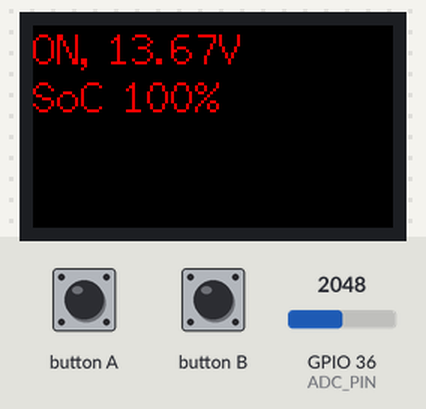
The sketch below on a simulated ESP32. Shown: 240×135 colour display. The inputs (shaded band) are chosen by the test bench; at power-on: GPIO 36 (ADC_PIN) = 2048. WiFi joins after 1.5 s; servers stay silent unless stated; the local clock reads 2024-03-15 10:24:30 at power-on unless the sketch sets it; EEPROM starts erased; what the sketch prints to the serial monitor is not drawn.

Above: at 1.8 s.
1.9 s: GPIO 36 (ADC_PIN) set to 1036
At 4.0 s:
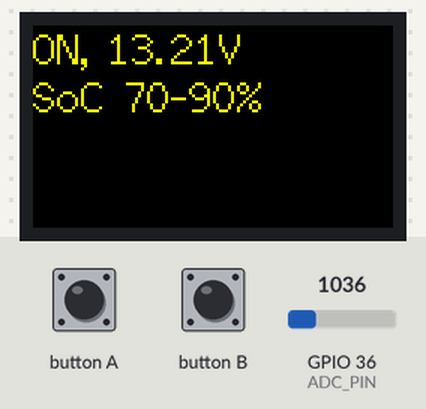
6.1 s: GPIO 36 (ADC_PIN) set to 900
At 7.0 s:
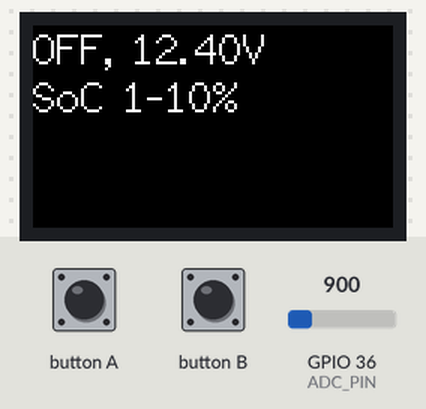
10.3 s: button A pressed for 0.15 s
At 12.0 s:
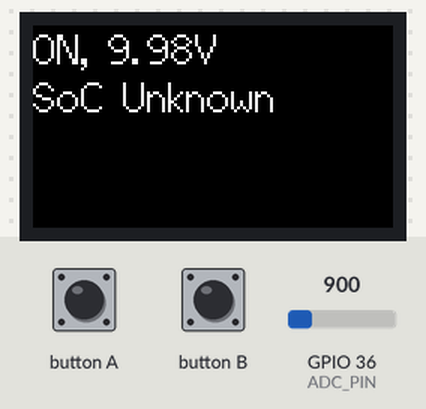
14.6 s: button B pressed for 0.15 s
At 15.9 s:
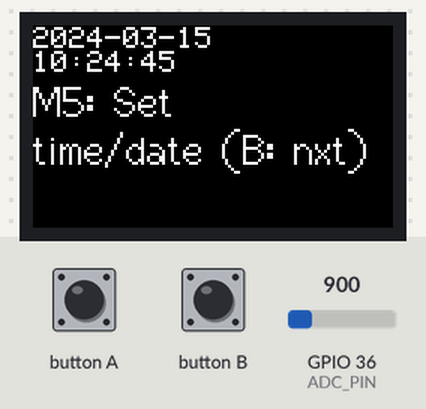
18.9 s: button A pressed for 1 s
At 21.8 s:
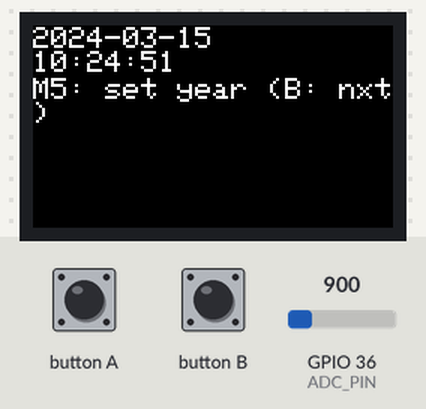
24.1 s: button B pressed for 1 s
At 26.0 s:
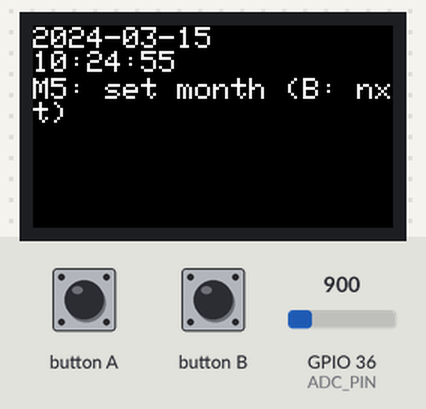
Timing chart, 0 to 27.5 s (numbered marks = the images above; inputs shaded):
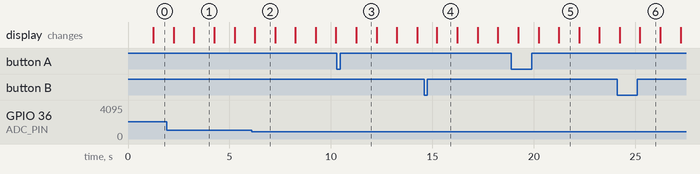

Measured:
- the behaviour switches between 966 and 965 on GPIO 36 (ADC_PIN) (found by bisection; images 1 and 2)
- after the input at 10.3 s, the display: changes after 0.95 s (image 3)
- after the input at 14.6 s, the display: changes after 0.63 s (image 4)
- after the input at 18.9 s, the display: first differs from a run without the input after 2.3 s (image 5)
- after the input at 24.1 s, the display: first differs from a run without the input after 1.1 s (image 6)
- what the display in image 1 shows lasts 1.0 s, from 3.3 s to 4.3 s

The sketch:

StarlinkTelemetry.ino
```cpp
#include "M5StickCPlus2.h"
#include "secrets.h"
#include "WiFi.h"
#include "AsyncUDP.h"
#include <EEPROM.h>

// GPIOs
#define ADC_PIN 36
#define STARLINK_POWER_PIN 26

#define ADC_10V 957
#define ADC_15V 1519
#define ADC_15_10V (ADC_15V - ADC_10V)
#define DELTA_V_REF 5.0

// EEPROM variable offsets
#define MIDNIGHT_OFF_ADDR 0
#define EEPROM_SIZE 10  // define the size of EEPROM(Byte).

// battery voltage variables
const int avgArraySize = 10;
const double lowVLimit = 12.5;
const double shutdownVLimit = 5.0;
double batteryVolts;
int avgArrayIndex = 0;
double batteryVoltsArray[avgArraySize];  // array of last n voltage measurements used for trailing average

// power control variables
bool powerEnableStatus;  // currrent power-enable state

// button variables
bool buttonA = false;
bool buttonB = false;

// Display variables
int displayMode = 0;  // 0: volts, 1: time
int timeMode = 0; // 0: display, 1: set year, 2 set month...
char statusMsg[50];

// Time-related variables
int64_t secondsSinceStart = 0;
int64_t nextSecondTime;
int lastHour = 0;
// RTC time variables
m5::rtc_time_t RTC_TimeStruct;
m5::rtc_date_t RTC_DateStruct;

// Network variables
bool wifiConnecting = false;
bool wifiConnected = false;
bool udpListening = false;
bool wifiSetupComplete = false;
const int udpPort = 6970;

IPAddress local_IP(192, 168, 8, 10);  // Static IP address
IPAddress linkyRouter(192, 168, 8, 1);
IPAddress subnet(255, 255, 255, 0);
IPAddress primaryDNS(8, 8, 8, 8);   // optional
IPAddress secondaryDNS(8, 8, 4, 4); // optional

AsyncUDP udp;

// EEPROM variables
uint8_t midnightOff;

bool connectWifi()
{
  if (!wifiConnecting)
  {
    Serial.println("working on setting up networking");
    // runs once
    WiFi.mode(WIFI_STA);
    // Configure static IP address
    if (!WiFi.config(local_IP, linkyRouter, subnet, primaryDNS, secondaryDNS)) {
      Serial.println("STA Failed to configure");
      delay(1000);
      return(false);
    }
    WiFi.begin(WIFI_SSID, WIFI_PASSWORD);
    wifiConnecting = true;
    return false;
  }

  if (!wifiConnected)
  {
    // polled until wifi connects
    if (WiFi.status() != WL_CONNECTED)
    {
      return false;
    }
    wifiConnected = true;
    M5.Lcd.setTextColor(TFT_YELLOW,TFT_BLACK);
    Serial.print("connected to wifi with IP: ");
    Serial.println(WiFi.localIP());
    return false;
  }

  if (!udpListening)
  {
    // set up lambda to call on receipt of a udp packet
    Serial.println("Setting up UDP server");
    if (udp.listen(udpPort))
    {
      Serial.print("UDP listening on port ");
      Serial.println(udpPort);
      udp.onPacket([](AsyncUDPPacket packet)
      {
        // this is a bloody lambda!
        Serial.print("Received packet from ");
        Serial.print(packet.remoteIP());
        Serial.print(", Length: ");
        Serial.print(packet.length());
        Serial.print(", Data: ");
        Serial.write(packet.data(), packet.length());
        Serial.println();
        if (!strncmp("status", (char*)packet.data(), 6))
        {
          Serial.println("Got status request");
          udp.writeTo((uint8_t*)statusMsg, strnlen(statusMsg, sizeof(statusMsg)), packet.remoteIP(), udpPort);
        }
        else if (!strncmp("toggle", (char*)packet.data(), 6))
        {
          Serial.println("Got toggle request");
          setPowerEnable(!powerEnableStatus);
        }
      });
      udpListening = true;
      M5.Lcd.setTextColor(TFT_WHITE,TFT_BLACK);
    }
  }
  return true;
}

double adc2Volts(int adcReading)
{
  double volts = 10.0 + (DELTA_V_REF / ADC_15_10V) * (adcReading - ADC_10V);
  // Serial.println(volts);
  return volts;
}

double readVolts()
{
  double v = 0.0;
  // read voltage & compute display value
  int adcValue = analogRead(ADC_PIN);
  double currentBatteryVolts = adc2Volts(adcValue);
  batteryVoltsArray[avgArrayIndex++] = currentBatteryVolts;
  avgArrayIndex %= avgArraySize;
  // compute trailing average of battery voltage measurements
  for (int i=0; i<avgArraySize; i++)
    v += batteryVoltsArray[i];
  v /= avgArraySize;
  // Serial.printf("current voltage: %0.2f averge: %0.2f\n", currentBatteryVolts, v);
  return v;
}

void displayVolts(double v)
{
  String soc;

  if (buttonA)
  {
    setPowerEnable(!powerEnableStatus);
    buttonA = false;
    Serial.printf("ButtonA setting powerEnable to %d\n", powerEnableStatus);
  }

  M5.Lcd.fillScreen(BLACK);
  M5.Lcd.setCursor(0, 0, 2);

  if (v >= 13.5) soc = "100%";
  else if (v >=13.4) soc = "99%";
  else if (v >=13.3) soc = "90-99%";
  else if (v >=13.2) soc = "70-90%";
  else if (v >=13.1) soc = "40-70%";
  else if (v >=13.0) soc = "30-40%";
  else if (v >=12.9) soc = "20-30%";
  else if (v >=12.8) soc = "10-20%";
  else if (v >=10.8) soc = "1-10%";
  else soc = "Unknown";

  sprintf(statusMsg, "%s, %0.2fV\nSoC %s\0", powerEnableStatus?"ON":"OFF", v, soc.c_str());
  M5.Lcd.print(statusMsg);
}

void resetDisplayMode()
{
  timeMode = 0;
  displayMode = 0;
}

void displayDateTime()
{
  // Display prompt for date/time field to set
  M5.Lcd.setCursor(0, 35);
  switch (timeMode)
  {
    case 0:
      M5.Lcd.println("M5: Set\ntime/date (B: nxt)");
      if (buttonA)
        timeMode++;
      break;
    case 1:
      M5.Lcd.println("M5: set year (B: nxt)");
      if (buttonA)
      {
        RTC_DateStruct.year++;
        if (RTC_DateStruct.year > 2028)
        {
          RTC_DateStruct.year = 2023;
        }
        M5.Rtc.setDate(&RTC_DateStruct);
      }
      break;
    case 2:
      M5.Lcd.println("M5: set month (B: nxt)");
      if (buttonA)
      {
        RTC_DateStruct.month++;
        if (RTC_DateStruct.month > 12)
        {
          RTC_DateStruct.month = 1;
        }
        M5.Rtc.setDate(&RTC_DateStruct);
      }
      break;
    case 3:
      M5.Lcd.println("M5: set day-of-month (B: nxt)");
      if (buttonA)
      {
        RTC_DateStruct.date++;
        if (RTC_DateStruct.date > 31)
        {
          RTC_DateStruct.date = 1;
        }
        M5.Rtc.setDate(&RTC_DateStruct);
      }
      break;
    case 4:
      M5.Lcd.println("M5: set hour (B: nxt)");
      if (buttonA)
      {
        RTC_TimeStruct.hours++;
        if (RTC_TimeStruct.hours > 23)
        {
          RTC_TimeStruct.hours = 0;
        }
        M5.Rtc.setTime(&RTC_TimeStruct);
      }
      break;
    case 5:
      M5.Lcd.println("M5: set minute (B: nxt)");
      if (buttonA)
      {
        RTC_TimeStruct.minutes++;
        if (RTC_TimeStruct.minutes > 59)
        {
          RTC_TimeStruct.minutes = 0;
        }
        M5.Rtc.setTime(&RTC_TimeStruct);
      }
      break;
    case 6:
      M5.Lcd.println("M5: clear seconds (B: nxt)");
      if (buttonA)
      {
        RTC_TimeStruct.seconds = 0;
        M5.Rtc.setTime(&RTC_TimeStruct);
      }
      break;
    default:
      resetDisplayMode();
  }
  buttonA = false;
  M5.Lcd.setCursor(0, 1, 1);
  M5.Lcd.printf("%04d-%02d-%02d\n", RTC_DateStruct.year,
  RTC_DateStruct.month, RTC_DateStruct.date);
  M5.Lcd.printf("%02d:%02d:%02d\n", RTC_TimeStruct.hours,
    RTC_TimeStruct.minutes, RTC_TimeStruct.seconds);
}

void displayMidnightOff()
{
  M5.Lcd.fillScreen(BLACK);
  M5.Lcd.setCursor(0, 1, 1);
  M5.Lcd.printf("Midnight:\n%s\n", midnightOff?"OFF\nM5: toogle\n(B: nxt)":"Stays ON\nM5: toggle\n(B: nxt)");
  if (buttonA)
  {
    if (midnightOff)
    {
      midnightOff = 0;
    }
    else
    {
      midnightOff = 1;
    }
    EEPROM.write(MIDNIGHT_OFF_ADDR, (uint8_t)midnightOff);
    EEPROM.commit();
    buttonA = 0;
  }
}

void updateDisplay()
{
  M5.Lcd.fillScreen(BLACK);

  if (displayMode == 0)
  {
    displayVolts(batteryVolts);
    // Serial.printf("Volts: %0.2f, powerEnable: %d\n", batteryVolts, powerEnableStatus);
  }
  else if (displayMode == 1)
    displayDateTime();
  else if (displayMode == 2)
    displayMidnightOff();
  else
    displayMode = 0;  // should never get here
}

void setPowerEnable(bool enable)
{
  if (enable != powerEnableStatus)
  {
    if (true == enable)
    {
      digitalWrite(STARLINK_POWER_PIN, HIGH);
      powerEnableStatus = true;
    }
    else
    {
      digitalWrite(STARLINK_POWER_PIN, LOW);
      powerEnableStatus = false;

    }
    Serial.printf("setPowerEnable(): enable: %d, powerEnableStatus %d\n", enable, powerEnableStatus);
  }
}

void midnight()
{
  Serial.println("Midnight");
  if (midnightOff)
    setPowerEnable(false);
}

void hoursUpdate()
{
  int currentHour = RTC_TimeStruct.hours;
  if (currentHour != lastHour)
  {
    Serial.printf("New hour: %d\n", currentHour);

    if (0 == currentHour)
      midnight();

    lastHour = currentHour;
  }
}

void secondsUpdate()
{
  bool rv;
  // Check if we're connected to Wifi yet
  if (!wifiSetupComplete)
  {
    wifiSetupComplete = connectWifi();
  }

  // Get the time-of-day from the real-time clock for use by various called functions.
  M5.Rtc.getTime(&RTC_TimeStruct);
  M5.Rtc.getDate(&RTC_DateStruct);

  batteryVolts = readVolts();
  if (batteryVolts < shutdownVLimit)
  {
    // power off when master switch turned off
    const int cancelDelaySec = 5;
    M5.Lcd.fillScreen(BLACK);
    M5.Lcd.setCursor(0, 0, 2);
    M5.Lcd.println("Shutting\nDown");
    delay(2000);

    StickCP2.Power.powerOff();
    // never reached
  }
  else if (batteryVolts < lowVLimit)
  {
    setPowerEnable(false);
  }

  // update the LCD display once/sec, blank it & hand off to display functions
  updateDisplay();

  // check if we are in a new hour and do hour-aligned work
  hoursUpdate();
}

void setup() {
  // initialize M5StickC
  StickCP2.begin();
  StickCP2.Display.setRotation(1);
  StickCP2.Display.fillScreen(BLACK);
  StickCP2.Display.setCursor(0, 0, 2);
  StickCP2.Display.setTextColor(TFT_RED,TFT_BLACK);
  StickCP2.Display.setTextSize(2);
  M5.update();
  Serial.begin(115200);

  // for Starlink telemetry, G36 is battery voltage input, G26 is Starlink power enable output
  gpio_pulldown_dis(GPIO_NUM_25);
  gpio_pullup_dis(GPIO_NUM_25);
  gpio_pulldown_dis(GPIO_NUM_36);
  gpio_pullup_dis(GPIO_NUM_36);

  pinMode(STARLINK_POWER_PIN, OUTPUT);
  digitalWrite(STARLINK_POWER_PIN, HIGH);
  powerEnableStatus = true;

  // initialize array for battery voltage trailing average
  for (int i=0; i<avgArraySize; i++)
    batteryVoltsArray[i] = 13.0;  // initialize with good value that doesn't trigger shutdown

  // Initialize EEPROM
  while (!EEPROM.begin(EEPROM_SIZE)) {  // Request storage of SIZE size(success return)
    Serial.println("\nFailed to initialise EEPROM!");
    StickCP2.Display.println("EEPROM Fail");
    delay(1000000);
  }

  // Initialize variables from EEPROM
  midnightOff = EEPROM.read(MIDNIGHT_OFF_ADDR);
  Serial.printf("midnightOff: %d\n", midnightOff);

  // initialize time
  int64_t now = esp_timer_get_time();
  nextSecondTime = now + 1000000;  // time to increment the seconds counter
  // Get the time-of-day from the real-time clock.
  M5.Rtc.getTime(&RTC_TimeStruct);
  M5.Rtc.getDate(&RTC_DateStruct);
  lastHour = RTC_TimeStruct.hours;
}

void loop() {
  // Read buttons
  M5.update();
  if (M5.BtnA.wasReleased())
  {
    buttonA = true;
  }
  if (M5.BtnB.wasReleased())
  {
    buttonB = true;
  }

  // Small button cycles through display mode & time set fields
  if (buttonB)
  {
    if (displayMode == 0)
      displayMode = 1;
    else if (displayMode == 1 && timeMode == 0)
      displayMode = 2;
    else if (displayMode == 1 && timeMode != 0)
      timeMode++;
    else if (displayMode == 2)
      displayMode = 0;
    else
      displayMode = 0;

    // clear buttonB after display functions have used it
    buttonB = false;
  }

  // Check if it's time to increment the seconds-counter
  // and process everything that should be done each second
  int64_t now_us = esp_timer_get_time();
  if (now_us > nextSecondTime)
  {
    secondsSinceStart++;
    nextSecondTime += 1000000;
    // Serial.printf("%lld toggleTime: %d state %d\n", secondsSinceStart, nextFlowToggleTime, generateFlowPulses);
    secondsUpdate();
  }
}
```

secrets.template.h
```cpp
#define SECRET

// set your SSID and Wifi password by changing the variables below
const char WIFI_SSID[] = "YourSSID";
const char WIFI_PASSWORD[] = "YourWifiPasswd";
```
